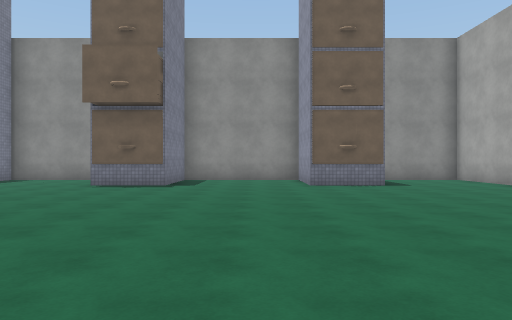
[1] (above)

22 first-person views from a walk through a scene from a Unity 3-D project. The camera is 1.4 m above the floor, looks level and sees 70° across. The floor is counted in squares, 2 m on a side. Each view is taken from the middle of a square. On the plan, view 1 faces up. The plan holds only what a view shows up to about 11 squares ahead; the rest is blank. The place goes on beyond the plan. The player character is not drawn. Some animated figures are not drawn. Surface patterns are stand-ins for the level's own textures.

[2]
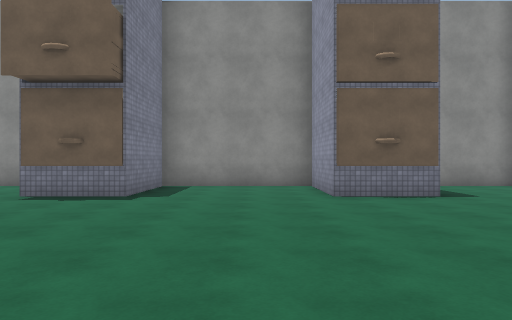

[3]
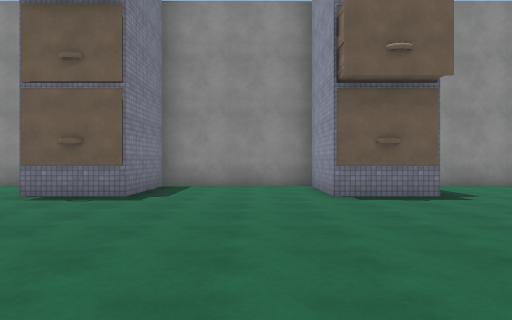

[4]
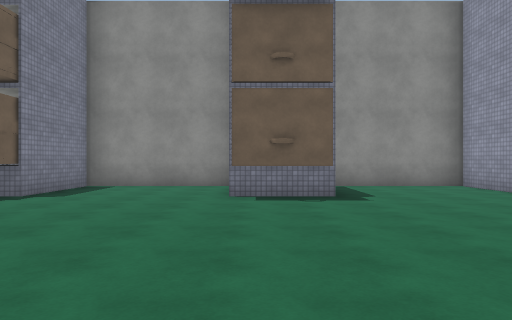

[5]
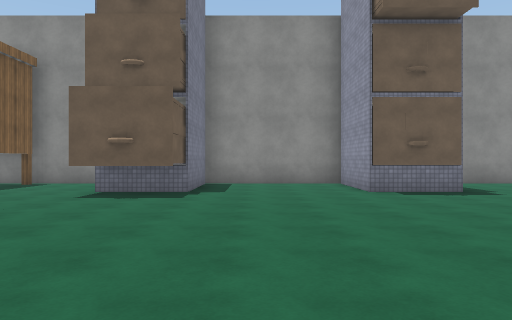

[6]
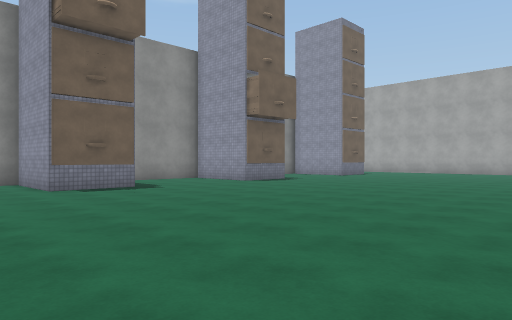

[7]
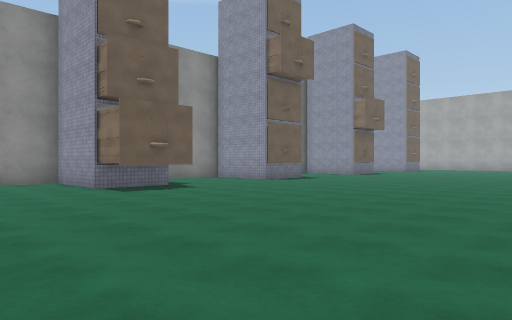

[8]
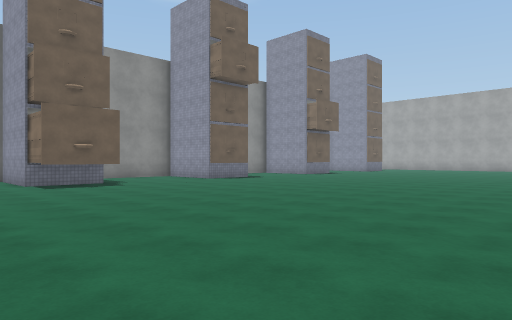

[9]
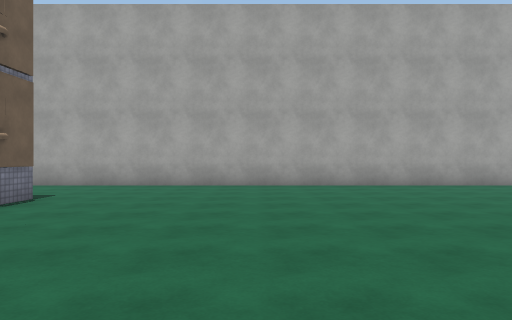

[10]
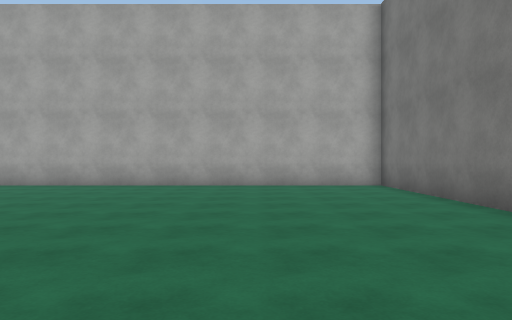

[11]
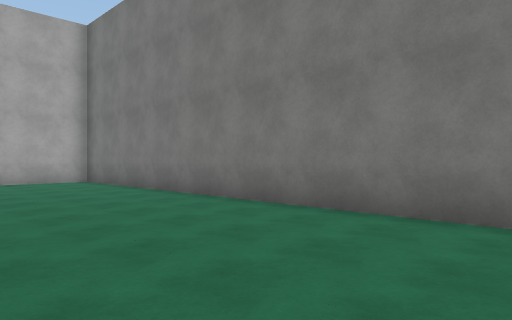

[12]
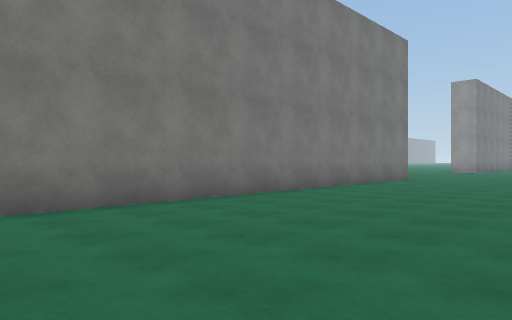

[13]
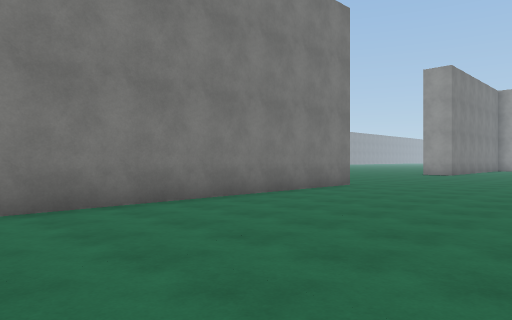

[14]
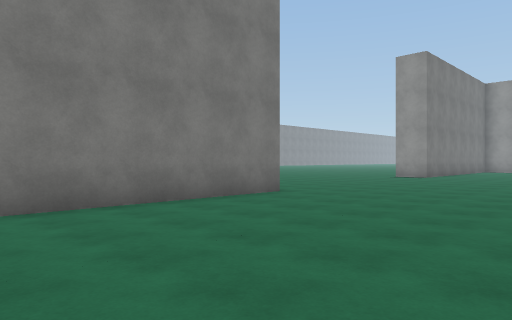

[15]
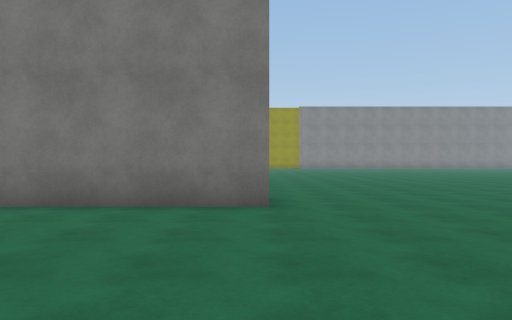

[16]
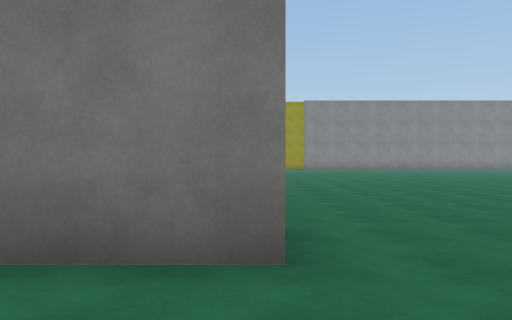

[17]
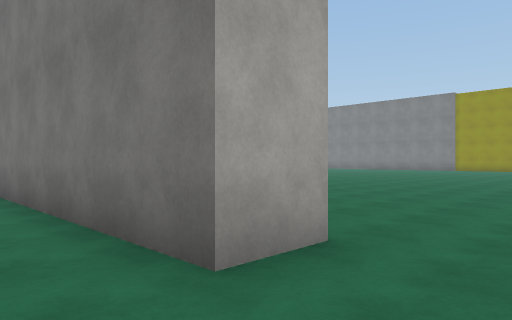

[18]
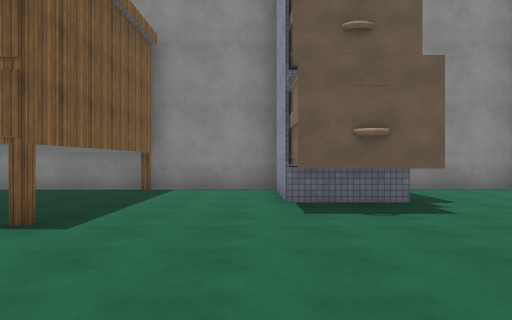

[19]
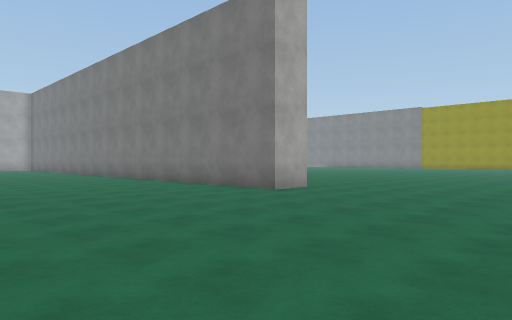

[20]
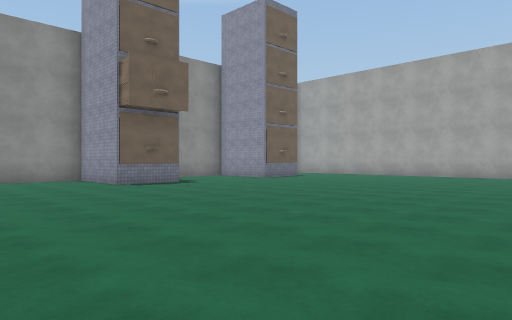

[21]
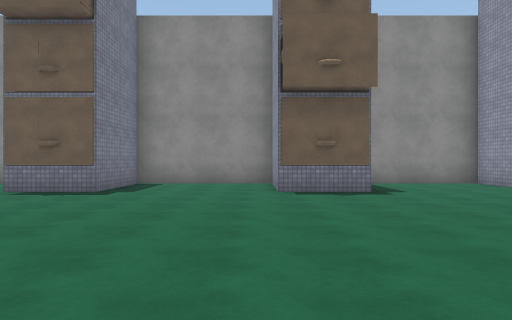

[22]
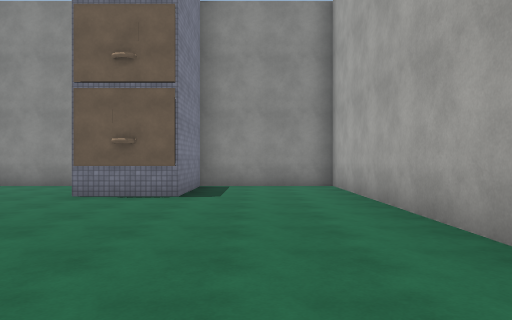

### Floor plan
Points are (right, up) in squares from view 1. A wall is a line through its corners. A room is listed if a view was taken in it or the views show most of it. See-through windows are left out.
Room 1 (views 1, 2, 3, 4, 5, 6, 7, 8, 9, 10, 11, 12, 13, 14, 15, 16, 17, 18, 19, 20, 21, 22)
walls: (-14.2, -5.8) (-14.2, -4.4) (7.1, -4.4) (7.1, 12.9) (3.5, 12.9) (3.5, 10) (1.5, 10) (1.5, 12.9) (-2.5, 12.9) (-2.5, 10) (-4.5, 10) (-4.5, 12.9) (-8.5, 12.9) (-8.5, 10) (-10.5, 10) (-10.5, 12.9) (-14.5, 12.9) (-14.5, 8.8) (-16.5, 8.8) (-16.5, 12.9) (-20.5, 12.9)

Where each view was taken, in squares from view 1:
view 1: 0 up, 0 right, facing up
view 2: 3 up, 0 right, facing up
view 3: 3 up, 6 left, facing up
view 4: 3 up, 10 left, facing up
view 5: 2 up, 13 left, facing up
view 6: 1 up, 13 left, facing up-right
view 7: 1 up, 20 left, facing up-right
view 8: 1 down, 19 left, facing up-right
view 9: 6 up, 3 left, facing right
view 10: 1 down, 3 left, facing right
view 11: 0 up, 5 left, facing down-right
view 12: 1 up, 1 left, facing down-left
view 13: 1 up, 5 left, facing down-left
view 14: 1 up, 8 left, facing down-left
view 15: 1 up, 14 left, facing down
view 16: 2 down, 14 left, facing down
view 17: 3 down, 16 left, facing down-right
view 18: 4 up, 17 left, facing up
view 19: 2 up, 20 left, facing down-right
view 20: 0 up, 9 left, facing up-right
view 21: 2 up, 5 left, facing up
view 22: 3 up, 5 right, facing up
